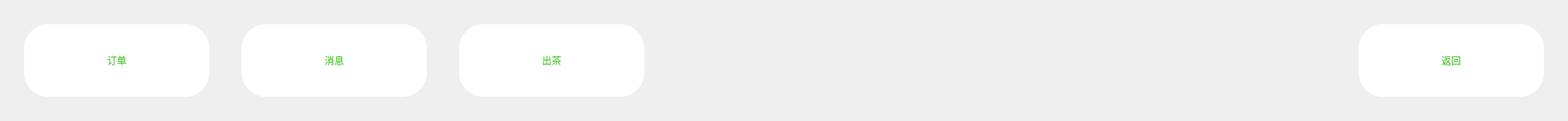
                  <widget class="QWidget" name="widget_41" native="true">
                   <property name="minimumSize">
                    <size>
                     <width>28</width>
                     <height>130</height>
                    </size>
                   </property>
                   <layout class="QHBoxLayout" name="horizontalLayout_75">
                    <property name="spacing">
                     <number>40</number>
                    </property>
                    <property name="leftMargin">
                     <number>30</number>
                    </property>
                    <property name="topMargin">
                     <number>30</number>
                    </property>
                    <property name="rightMargin">
                     <number>30</number>
                    </property>
                    <property name="bottomMargin">
                     <number>30</number>
                    </property>
                    <item>
                     <widget class="QPushButton" name="btn_setting_order">
                      <property name="minimumSize">
                       <size>
                        <width>230</width>
                        <height>90</height>
                       </size>
                      </property>
                      <property name="maximumSize">
                       <size>
                        <width>230</width>
                        <height>90</height>
                       </size>
                      </property>
                      <property name="styleSheet">
                       <string notr="true">QPushButton#btn_setting_order{
	background-color:rgba(255, 255, 255, 1);
	color:rgba(83, 203, 49, 1);
	border-radius:30px;
}
QPushButton#btn_setting_order:hover{
	background-color:rgba(83, 203, 49, 0.5);
	color:rgba(255,255,255,200);
	color:white;
	border-radius:30px;
}
QPushButton#btn_setting_order:pressed{
	padding-left:5px;
	padding-top:5px;
	background-color:rgba(83, 203, 49, 1);
	color:white;
	border-radius:30px;
}
QPushButton#btn_setting_order:checked {
    background-color:rgba(83, 203, 49, 1);
	color:white;
	border-radius:30px;
}</string>
                      </property>
                      <property name="text">
                       <string>订单</string>
                      </property>
                      <property name="checkable">
                       <bool>true</bool>
                      </property>
                      <property name="checked">
                       <bool>false</bool>
                      </property>
                     </widget>
                    </item>
                    <item>
                     <widget class="QPushButton" name="btn_setting_message">
                      <property name="minimumSize">
                       <size>
                        <width>230</width>
                        <height>90</height>
                       </size>
                      </property>
                      <property name="maximumSize">
                       <size>
                        <width>230</width>
                        <height>90</height>
                       </size>
                      </property>
                      <property name="styleSheet">
                       <string notr="true">QPushButton#btn_setting_message{
	background-color:rgba(255, 255, 255, 1);
	color:rgba(83, 203, 49, 1);
	border-radius:30px;
}
QPushButton#btn_setting_message:hover{
	background-color:rgba(83, 203, 49, 0.5);
	color:rgba(255,255,255,200);
	color:white;
	border-radius:30px;
}
QPushButton#btn_setting_message:pressed{
	padding-left:5px;
	padding-top:5px;
	background-color:rgba(83, 203, 49, 1);
	color:white;
	border-radius:30px;
}
QPushButton#btn_setting_message:checked {
    background-color:rgba(83, 203, 49, 1);
	color:white;
	border-radius:30px;
}</string>
                      </property>
                      <property name="text">
                       <string>消息</string>
                      </property>
                      <property name="checkable">
                       <bool>true</bool>
                      </property>
                     </widget>
                    </item>
                    <item>
                     <widget class="QPushButton" name="btn_setting_out_tee">
                      <property name="minimumSize">
                       <size>
                        <width>230</width>
                        <height>90</height>
                       </size>
                      </property>
                      <property name="maximumSize">
                       <size>
                        <width>230</width>
                        <height>90</height>
                       </size>
                      </property>
                      <property name="styleSheet">
                       <string notr="true">QPushButton#btn_setting_out_tee{
	background-color:rgba(255, 255, 255, 1);
	color:rgba(83, 203, 49, 1);
	border-radius:30px;
}
QPushButton#btn_setting_out_tee:hover{
	background-color:rgba(83, 203, 49, 0.5);
	color:rgba(255,255,255,200);
	color:white;
	border-radius:30px;
}
QPushButton#btn_setting_out_tee:pressed{
	padding-left:5px;
	padding-top:5px;
	background-color:rgba(83, 203, 49, 1);
	color:white;
	border-radius:30px;
}</string>
                      </property>
                      <property name="text">
                       <string>出茶</string>
                      </property>
                     </widget>
                    </item>
                    <item>
                     <spacer name="horizontalSpacer_4">
                      <property name="orientation">
                       <enum>Qt::Vertical</enum>
                      </property>
                      <property name="sizeHint" stdset="0">
                       <size>
                        <width>847</width>
                        <height>20</height>
                       </size>
                      </property>
                     </spacer>
                    </item>
                    <item>
                     <widget class="QPushButton" name="btn_back_setting">
                      <property name="minimumSize">
                       <size>
                        <width>230</width>
                        <height>90</height>
                       </size>
                      </property>
                      <property name="maximumSize">
                       <size>
                        <width>230</width>
                        <height>90</height>
                       </size>
                      </property>
                      <property name="styleSheet">
                       <string notr="true">QPushButton#btn_back_setting{
	background-color:rgba(255, 255, 255, 1);
	color:rgba(83, 203, 49, 1);
	border-radius:30px;
}
QPushButton#btn_back_setting:hover{
	background-color:rgba(83, 203, 49, 0.5);
	color:rgba(255,255,255,200);
	color:white;
	border-radius:30px;
}
QPushButton#btn_back_setting:pressed{
	padding-left:5px;
	padding-top:5px;
	background-color:rgba(83, 203, 49, 1);
	color:white;
	border-radius:30px;
}</string>
                      </property>
                      <property name="text">
                       <string>返回</string>
                      </property>
                     </widget>
                    </item>
                   </layout>
                  </widget>
